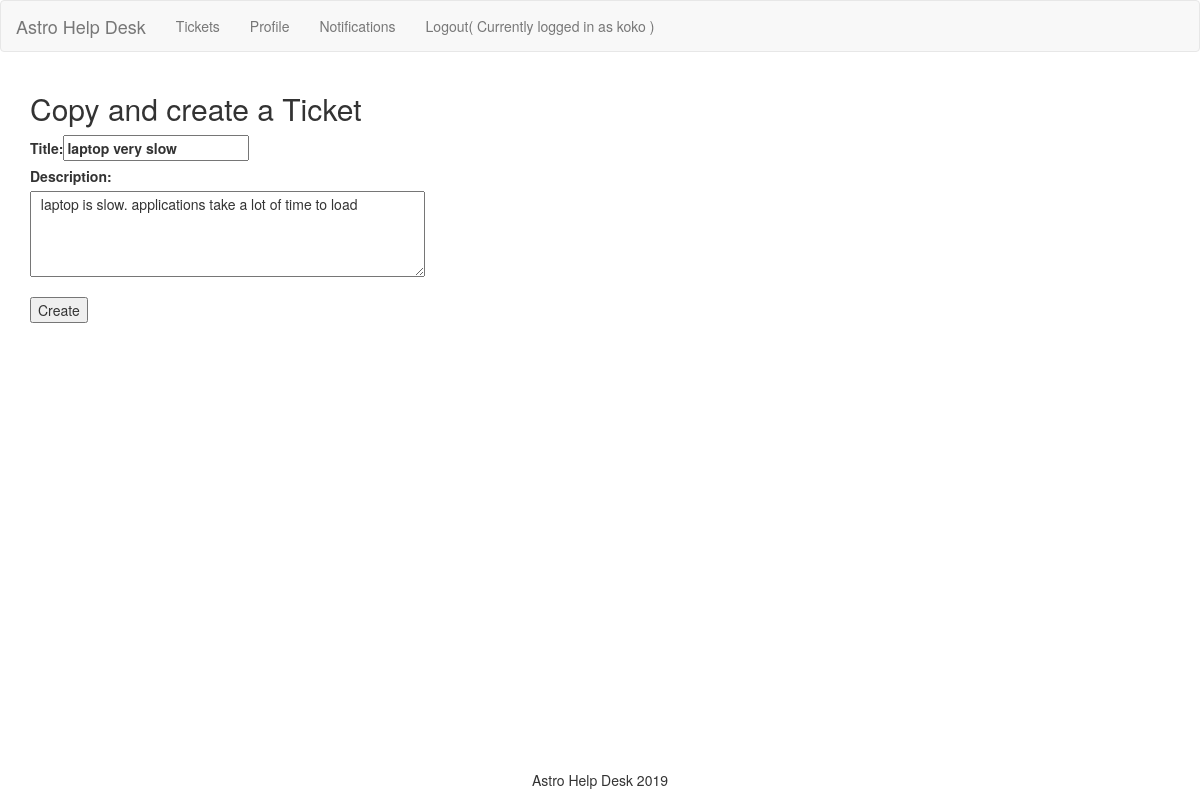
/Ticket/copy/7 (signed in), run on the app's committed database.
### tables this page shows
CREATE TABLE `ticket` (
  `ticket_id` int(11) NOT NULL,
  `title` varchar(50) NOT NULL,
  `description` varchar(500) NOT NULL,
  `created_by` int(11) NOT NULL,
  `created_on` datetime NOT NULL,
  `ticket_status` varchar(50) NOT NULL,
  `urgency` varchar(50) DEFAULT NULL,
  `priority` varchar(50) DEFAULT NULL,
  `closed_on` datetime DEFAULT NULL,
  `assigned_to` int(11) DEFAULT NULL
);

### app/core/App.php (called while the page is built, shortened)
<?php
class App
{
	protected $method = 'login';
	public function __construct(){
		$url = $this->parseURL();
		unset($url[0]);
		$this->controller = new $this->controller();
		if(isset($url[1])){
			if(method_exists($this->controller, $url[1])){
				$this->method = $url[1];
			}
			unset($url[1]);
		}
		$this->params = $url ? array_values($url) : [];
		call_user_func_array([$this->controller, $this->method], $this->params);
	}
	public function parseUrl(){
		if(isset($_GET['url'])){
			return explode('/', filter_var(rtrim($_GET['url'], '/'), FILTER_SANITIZE_URL));
		}
	}
}
?>

### index.php (called while the page is built, shortened)
<?php
$app = new App();
?>

### app/models/ticket.php (called while the page is built, shortened)
<?php
class Ticket extends Model{
    public function find($ticket_id){
        $stmt = self::$_connection->prepare("SELECT  * FROM Ticket  JOIN User ON Ticket.created_by = User.user_id WHERE ticket_id = :ticket_id");
        $stmt->execute(['ticket_id'=>$ticket_id]);
        $stmt->setFetchMode(PDO::FETCH_CLASS, 'Ticket');
        return $stmt->fetch();
    }
}
?>

### app/core/Model.php (called while the page is built, shortened)
<?php
class Model{
	public function __construct()
    {
        $server = 'localhost';
        $DBName = 'help_desk';
        $user = 'root';
        $pass = '';
    }
}
?>

### app/views/Ticket/copy.php (the view, shortened to what this page needs)
<html>
<head>
	<link rel="stylesheet" type="text/css" href="/css/bootstrap.css" />
</head>
<body>
<div class="container">
	<h2>Copy and create a Ticket</h2>
	<form method='post'>
		<label>Title:<input type='text' name='title'  value='<?php echo $model->title; ?>' /></label><br>
		<label>Description:</label><br>
		<textarea rows="4" cols="50" name='description'> <?php echo $model->description; ?></textarea><br>
		<br>
		<input type='submit' name='action' value='Create' />
	</form>
</div>
</body>
</html>

### data on the page
ticket: title "laptop very slow", description "laptop is slow. applications take a lot of time to load"

### other printed values
$_SESSION[username] "koko"
